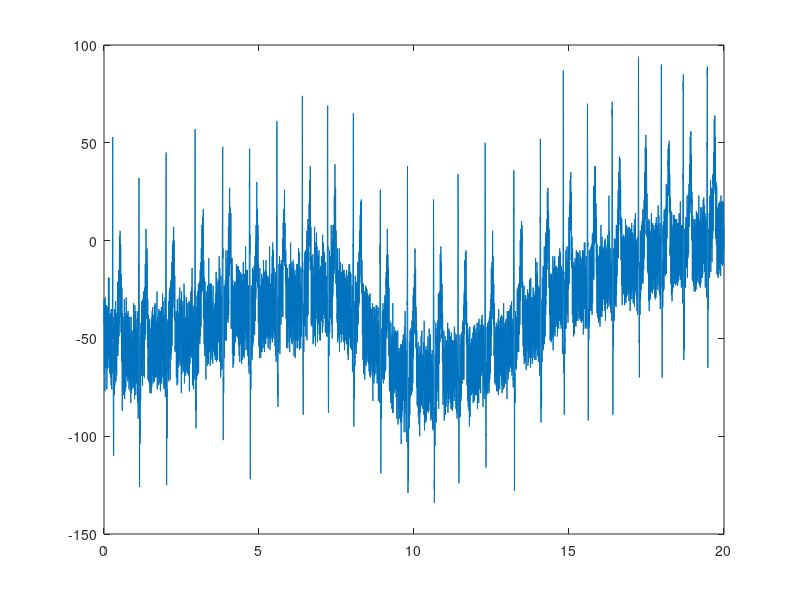
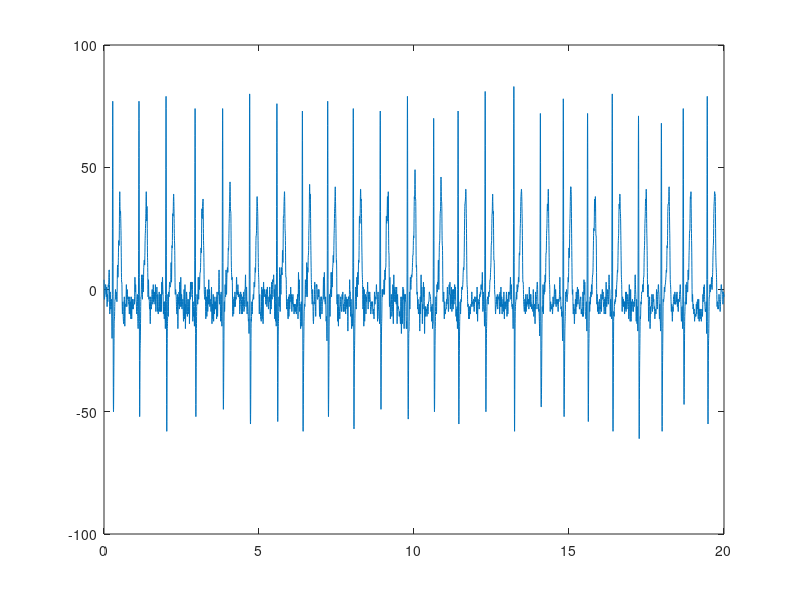
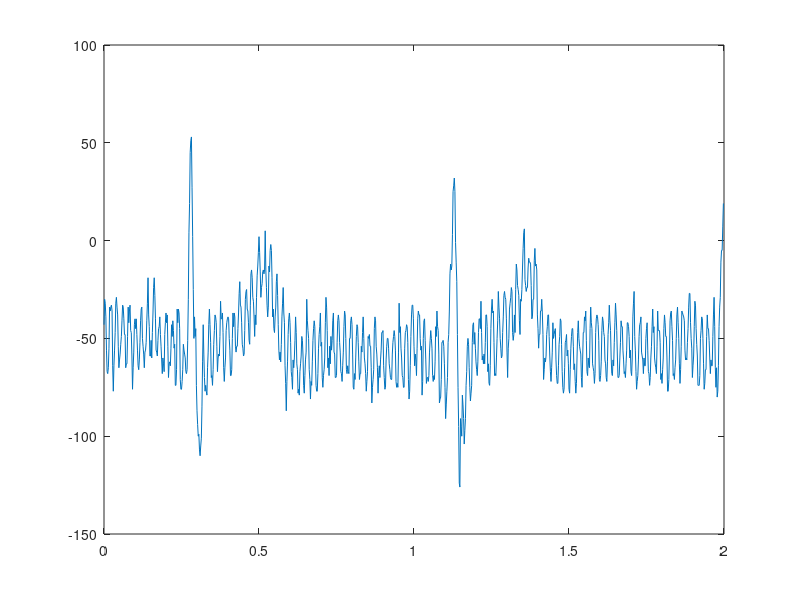
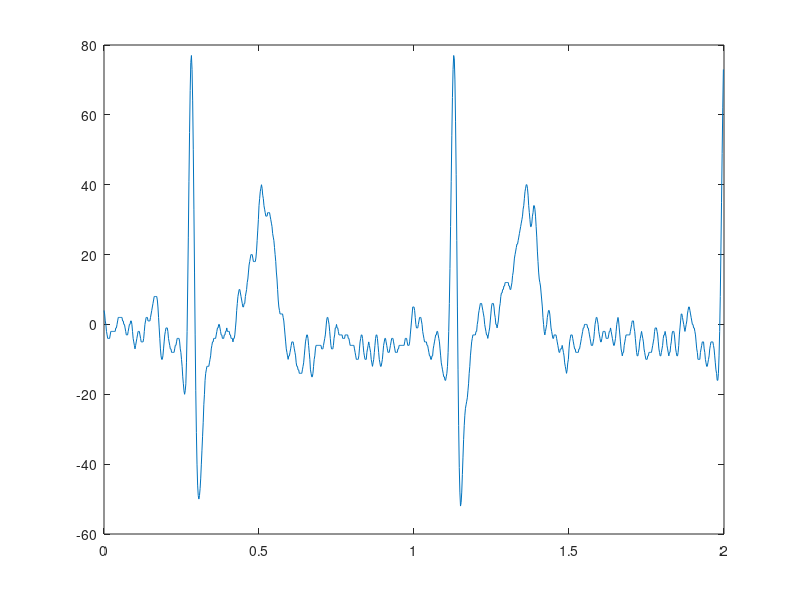

MATLAB code for these plots, in order:
heart = load('rec_1m.mat');
t = 0:0.002:20-0.002;
figure(1);
plot(t,heart.val(1,:));
figure(2);
plot(t,heart.val(2,:));
figure(3);
plot(t(1:1000),heart.val(1,1:1000));
figure(4);
plot(t(1:1000),heart.val(2,1:1000));

